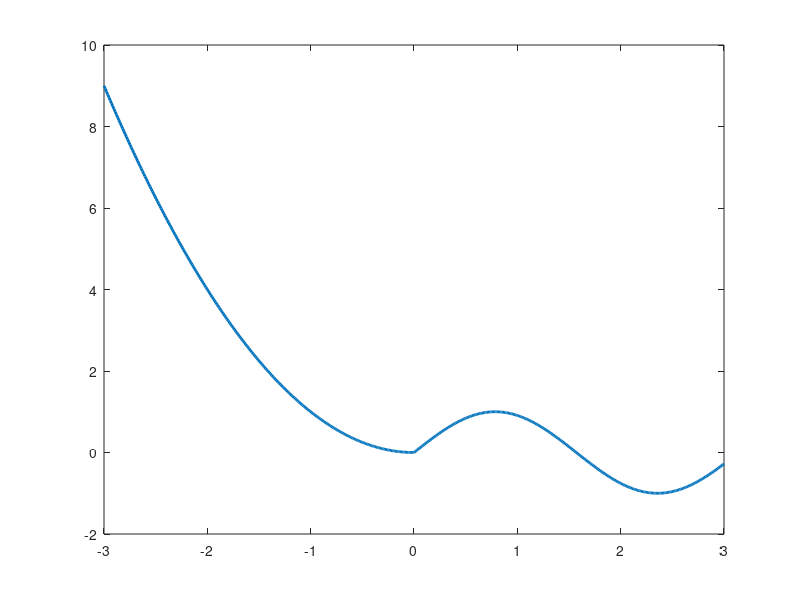

Recreate this plot in MATLAB. (Note: this script raises an error after producing the figure.)
%% 章節 01-4：控制流與向量化
% if / for / while；以及如何盡量避免 for loop
clear; close all;
out_dir = fullfile(fileparts(mfilename('fullpath')), '..', 'images');

%% 1. for loop 寫法
N = 1000;
y_loop = zeros(1, N);
tic;
for k = 1:N
    y_loop(k) = sin(k/100) * exp(-k/500);
end
t_loop = toc;

%% 2. 向量化寫法（一行）
k = 1:N;
tic;
y_vec = sin(k/100) .* exp(-k/500);
t_vec = toc;

fprintf('for loop：%.4f ms\n', t_loop*1000);
fprintf('向量化  ：%.4f ms\n', t_vec*1000);
fprintf('結果是否一致：%d\n', isequal(y_loop, y_vec));

%% 3. 條件邏輯：把 piecewise 函式用邏輯索引而不是 if
x = linspace(-3, 3, 500);
% 想實作  y = x^2  (x<0)  和  y = sin(2*x)  (x>=0)
y = zeros(size(x));
y(x < 0) = x(x < 0).^2;
y(x >= 0) = sin(2*x(x >= 0));

fig = figure('Visible', 'off', 'Position', [0 0 800 500]);
plot(x, y, 'LineWidth', 2);
xline(0, 'k--');
xlabel('x'); ylabel('y');
title('用邏輯索引實作 piecewise 函式（沒有任何 if）');
legend({'y(x)'}, 'Location', 'northwest');
save_png(fig, fullfile(out_dir, '04_piecewise.png'));

%% 4. while loop：收斂判斷
% 牛頓法解 x^2 = 2
x = 1.0;
tol = 1e-10;
iters = 0;
history = x;
while abs(x^2 - 2) > tol && iters < 100
    x = x - (x^2 - 2) / (2*x);   % Newton step
    iters = iters + 1;
    history(end+1) = x;          %#ok<SAGROW>
end
fprintf('牛頓法收斂到 sqrt(2) ≈ %.12f，疊代 %d 次\n', x, iters);

fig = figure('Visible', 'off', 'Position', [0 0 700 500]);
semilogy(0:length(history)-1, abs(history - sqrt(2)) + 1e-16, 'o-', 'LineWidth', 2);
xlabel('疊代次數'); ylabel('|x_k - \surd 2| (log)');
title('牛頓法二次收斂示範');
save_png(fig, fullfile(out_dir, '04_newton_convergence.png'));
